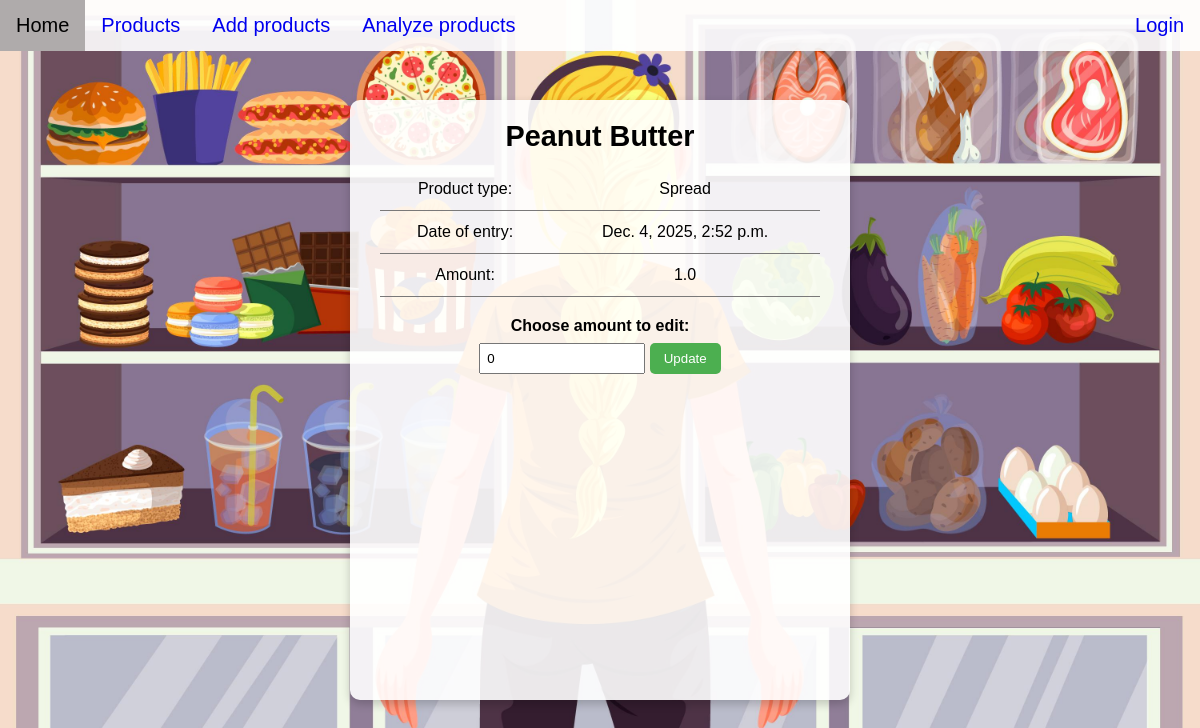
The page /tracker/9/ on the database its author committed.
### tracker/models.py (models this page shows, shortened)
class Product(models.Model):
    product_name = models.CharField(max_length=200)
    product_type = models.CharField(max_length=200)
    entry_date = models.DateTimeField("Upload date")
    amount = models.FloatField(default=0)

### tracker/views.py (the view)
# urls.py: path("<int:pk>/", views.DetailView.as_view(), name="detail"),
class DetailView(generic.DetailView):
    model = Product
    template_name = "tracker/detail.html"

### tracker/templates/tracker/detail.html (shortened to what this page needs)
{% extends "base.html" %}
{% load static %}
{% block content %}
<div class="box">
    <header>{{ product.product_name }}</header>
    <table class="detail-table">
        <tr>
            <td class="label">Product type:</td>
            <td>{{ product.product_type }}</td>
        </tr>
        <tr>
            <td class="label">Date of entry:</td>
            <td>{{ product.entry_date }}</td>
        </tr>
        <tr>
            <td class="label">Amount:</td>
            <td>{{ product.amount }}</td>
        </tr>
    </table>
    <form action="{% url 'tracker:modify' product.id %}" method="post" class="edit-form">
        <label for="amount">Choose amount to edit:</label>
        <input type="number" id="amount" name="amount" value="0">
        <input type="submit" value="Update">
    </form>
</div>
{% endblock %}

### tracker/static/tracker/style.css (style rules this page uses)
body { margin: 0; font-family: Arial, sans-serif; background: url("images/background.jpg") no-repeat center center fixed; background-size: cover; display: flex; justify-content: center; align-items: center; height: 100vh; }
.box { background: rgba(255, 255, 255, 0.9); padding: 20px 30px; border-radius: 10px; box-shadow: 0 4px 10px rgba(0,0,0,0.2); box-sizing: border-box; width: 500px; height: 600px; text-align: center; display: flex; flex-direction: column; }
header { font-size: 1.8rem; font-weight: bold; margin-bottom: 15px; }
table { width: 100%; border-collapse: collapse; color: black; }
td, tr { border-bottom: 1px solid #7a7979; padding: 12px; }
.edit-form { margin-top: 20px; }
.edit-form label { display: block; font-weight: bold; margin-bottom: 8px; }
.edit-form input[type="number"] { width: 150px; padding: 6px; margin-bottom: 12px; }
.edit-form input[type="submit"] { padding: 8px 14px; border: none; border-radius: 5px; background: #4CAF50; color: white; cursor: pointer; }

### rows shown on the page
Product: product_name "Peanut Butter", product_type "Spread", entry_date "Dec. 4, 2025, 2:52 p.m.", amount "1.0"
